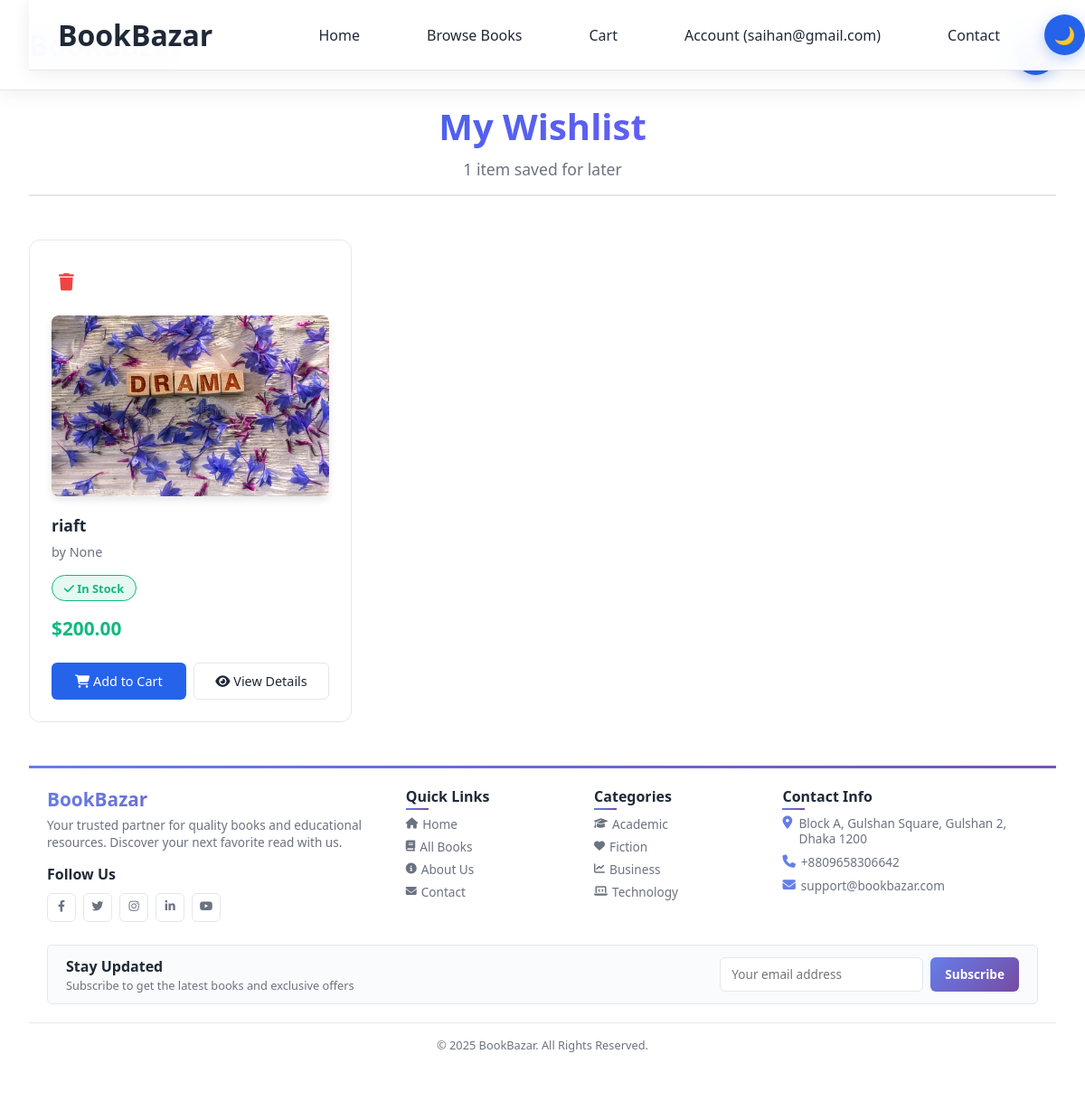
Screenshot of /wish-summary/ (signed in) with the database file from the repository.
### users/models.py (models this page shows, shortened)
class CustomUser(AbstractUser):
    username = None
    email = models.EmailField(_('email address'), unique=True)
    USERNAME_FIELD = 'email'
    REQUIRED_FIELDS = []
    objects = CustomUserManager()

### eco/models.py (models this page shows, shortened)
class Wishlist(models.Model):
    user = models.ForeignKey(settings.AUTH_USER_MODEL, on_delete=models.CASCADE)
    book = models.ForeignKey(Book, on_delete=models.CASCADE)
    added_date = models.DateTimeField(auto_now_add=True)
    class Meta:
        unique_together = ['user', 'book']
        verbose_name = 'Wishlist'
        verbose_name_plural = 'Wishlists'

class Book(models.Model):
    title = models.CharField(max_length=200)
    author = models.ForeignKey(Author, on_delete=models.SET_NULL, null=True, blank=True)
    additional_authors = models.CharField(max_length=200, blank=True, help_text="Other authors, separated by commas")
    isbn = models.CharField(max_length=13, blank=True, verbose_name="ISBN")
    isbn13 = models.CharField(max_length=17, blank=True, verbose_name="ISBN-13")
    category = TreeForeignKey(Category, related_name='books', on_delete=models.SET_NULL, null=True, blank=True)
    genre = models.CharField(max_length=20, choices=BOOK_GENRES, blank=True)
    format_type = models.CharField(max_length=10, choices=BOOK_FORMATS, default='PAPERBACK')
    condition = models.CharField(max_length=10, choices=BOOK_CONDITIONS, default='NEW')
    publisher = models.ForeignKey(Publisher, on_delete=models.SET_NULL, null=True, blank=True)
    publication_date = models.DateField(null=True, blank=True)
    edition = models.CharField(max_length=50, blank=True)
    pages = models.PositiveIntegerField(null=True, blank=True)
    language = models.CharField(max_length=50, default='English')
    price = models.DecimalField(max_digits=10, decimal_places=2)
    discount_price = models.DecimalField(max_digits=10, decimal_places=2, null=True, blank=True)
    featured = models.BooleanField(default=False, help_text="Mark this book as featured on homepage")
    label1 = models.CharField(choices=LABEL_CHOICES, max_length=1, blank=True)
    label2 = models.CharField(choices=LABEL_CHOICES, max_length=1, blank=True)
    label3 = models.CharField(choices=LABEL_CHOICES, max_length=1, blank=True)
    cover_image = models.ImageField(upload_to='book_covers/', blank=True, null=True, help_text="Main book cover image")
    additional_images = models.ImageField(upload_to='book_images/', blank=True, null=True, help_text="Additional book images")
    description = models.TextField()
    excerpt = models.TextField(blank=True, help_text="Short excerpt or first chapter")
    stock_quantity = models.PositiveIntegerField(default=0)
    is_available = models.BooleanField(default=True)
    slug = models.SlugField(unique=True)
    created_at = models.DateTimeField(auto_now_add=True)
    updated_at = models.DateTimeField(auto_now=True)
    class Meta:
        ordering = ['-created_at']
        verbose_name = "Book"
        verbose_name_plural = "Books"

### eco/views.py (the view)
# urls.py: path('wish-summary/', views.WishSummaryView.as_view(), name='wish-summary'),
class WishSummaryView(LoginRequiredMixin, View):
    def get(self, *args, **kwargs):
        try:
            wish = Wishlist.objects.filter(user=self.request.user)
            context = {
                'object': wish
            }
            return render(self.request, 'eco/customer_wishlist.html', context)
        except ObjectDoesNotExist:
            messages.warning(self.request, "You do not have a wishlist")
            return redirect("eco:home")

### eco/context_processors.py (called while the page is built)
def cart_count(request):
    cart_count = 0
    if request.user.is_authenticated:
        try:
            try:
                cart = Cart.objects.get(user=request.user)
                cart_count = cart.total_items
            except Cart.DoesNotExist:
                order_qs = Order.objects.filter(user=request.user, ordered=False)
                if order_qs.exists():
                    order = order_qs[0]
                    cart_count = order.items.count()
        except Exception as e:
            cart_count = 0
    return {'cart_count': cart_count}

### eco/models.py (called while the page is built)
    @property
    def total_items(self):
        return sum(item.quantity for item in self.items.all())

### templates/eco/customer_wishlist.html (shortened to what this page needs)
{% extends 'eco/base_common.html' %}
{% load static %}
{% block content %}
<div class="wishlist-container">
    <div class="wishlist-header">
        <h1 class="wishlist-title">My Wishlist</h1>
        <p class="wishlist-subtitle">
            {% if object %}
                {{ object|length }} item{{ object|length|pluralize }} saved for later
            {% else %}
                Your personal reading wishlist
            {% endif %}
        </p>
    </div>
    {% if object %}
    <div class="wishlist-grid" id="wishlistGrid">
        {% for item in object %}
        <div class="wishlist-card" data-item-id="{{ item.id }}">
            <div class="wishlist-card-header">
                <button class="wishlist-remove-btn" onclick="removeFromWishlist('{{ item.book.slug }}', this)">
                    <i class="fas fa-trash"></i>
                </button>
            </div>
            <img src="{{ item.book.cover_image.url }}" alt="{{ item.book.title }}" class="wishlist-book-image">
            <h3 class="wishlist-book-title">
                <a href="{% url 'eco:product-detail' item.book.slug %}">{{ item.book.title }}</a>
            </h3>
            <p class="wishlist-book-author">by {{ item.book.author }}</p>
            <div class="stock-badge {% if item.book.is_available and item.book.stock_quantity > 0 %}in-stock{% else %}out-of-stock{% endif %}">
                {% if item.book.is_available and item.book.stock_quantity > 0 %}
                    <i class="fas fa-check"></i> In Stock
                {% else %}
                    <i class="fas fa-times"></i> Out of Stock
                {% endif %}
            </div>
            <div class="wishlist-book-price">${{ item.book.price }}</div>
            <div class="wishlist-actions">
                <button class="btn-move-to-cart"
                        onclick="moveToCart('{{ item.book.slug }}', this)"
                        {% if not item.book.is_available or item.book.stock_quantity == 0 %}disabled{% endif %}>
                    <i class="fas fa-shopping-cart"></i> Add to Cart
                </button>
                <a href="{% url 'eco:product-detail' item.book.slug %}" class="btn-view-details">
                    <i class="fas fa-eye"></i> View Details
                </a>
            </div>
        </div>
        {% endfor %}
    </div>
    {% endif %}
</div>
{% include 'eco/footer.html' %}
{% endblock %}

### templates/eco/navbar.html (shortened to what this page needs)
<nav class="navbar">
  <div class="nav-container">
    <div class="logo">
      <a href="{% url 'eco:home' %}" style="text-decoration: none; background: linear-gradient(45deg, var(--primary), var(--accent)); -webkit-background-clip: text; -webkit-text-fill-color: transparent;">
      </a>
    </div>
  <nav class="navbar">
    <div class="nav-container">
        <div class="logo">BookBazar</div>
        <ul class="nav-links">
            <li><a href="/">Home</a></li>
            <li><a href="/products/">Browse Books</a></li>
            <li><a href="/order-summary/">Cart</a></li>
            <li>
                {% if user.is_authenticated %}
                    <a href="/users/profile/">Account ({{ user.email }})</a>
                {% else %}
                    <a href="/users/login/">Account</a>
                {% endif %}
            </li>
            <li><a href="/contact/">Contact</a></li>
            <li>
                <button id="darkModeToggle" class="dark-mode-btn" title="Toggle dark mode">
                    <span class="dark-mode-icon">🌙</span>
                </button>
            </li>
        </ul>
    </div>
</nav>
      <li>
        <button id="darkModeToggle" class="dark-mode-btn" title="Toggle dark mode">
          <span class="dark-mode-icon">🌙</span>
        </button>
      </li>
  </div>
</nav>

### templates/eco/navbar.html (style rules this page uses)
.navbar { background: var(--nav-bg); backdrop-filter: blur(20px); border-bottom: 1px solid var(--border); padding: 1rem 2rem; position: fixed; width: 100%; top: 0; z-index: 1000; box-shadow: 0 2px 20px rgba(0, 0, 0, 0.08); transition: all 0.3s ease; }
.nav-container { max-width: 1200px; margin: 0 auto; display: flex; justify-content: space-between; align-items: center; }
.logo { font-size: 2rem; font-weight: 800; }
.nav-links { display: flex; gap: 1.5rem; list-style: none; align-items: center; }
.nav-links a { color: var(--text-color); text-decoration: none; padding: 0.75rem 1.5rem; border-radius: 25px; transition: all 0.3s ease; font-weight: 500; border: 1px solid transparent; }
.dark-mode-btn { background: var(--primary); border: none; border-radius: 50%; width: 45px; height: 45px; cursor: pointer; display: flex; align-items: center; justify-content: center; font-size: 1.2rem; transition: all 0.3s ease; box-shadow: 0 4px 15px rgba(37, 99, 235, 0.3); }

### rows the page displays
CustomUser: email "saihan@gmail.com"
Wishlist: book.cover_image (picture), book "riaft", book.author "None", shows "In Stock", book.price "200.00"

### other values shown
{{ object|length }} "1"
